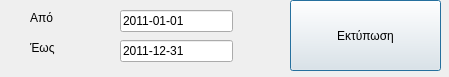
<?xml version="1.0" encoding="UTF-8"?>
<ui version="4.0">
 <class>dlgkartella</class>
 <widget class="QDialog" name="dlgkartella">
  <property name="geometry">
   <rect>
    <x>0</x>
    <y>0</y>
    <width>449</width>
    <height>77</height>
   </rect>
  </property>
  <property name="windowTitle">
   <string>Καρτέλλα λογαριασμού</string>
  </property>
  <widget class="QLineEdit" name="apo">
   <property name="geometry">
    <rect>
     <x>120</x>
     <y>10</y>
     <width>113</width>
     <height>22</height>
    </rect>
   </property>
   <property name="text">
    <string>2011-01-01</string>
   </property>
  </widget>
  <widget class="QLineEdit" name="eos">
   <property name="geometry">
    <rect>
     <x>120</x>
     <y>40</y>
     <width>113</width>
     <height>22</height>
    </rect>
   </property>
   <property name="text">
    <string>2011-12-31</string>
   </property>
  </widget>
  <widget class="QLabel" name="label">
   <property name="geometry">
    <rect>
     <x>30</x>
     <y>10</y>
     <width>53</width>
     <height>16</height>
    </rect>
   </property>
   <property name="text">
    <string>Από</string>
   </property>
  </widget>
  <widget class="QLabel" name="label_2">
   <property name="geometry">
    <rect>
     <x>30</x>
     <y>40</y>
     <width>53</width>
     <height>16</height>
    </rect>
   </property>
   <property name="text">
    <string>Έως</string>
   </property>
  </widget>
  <widget class="QPushButton" name="bprn">
   <property name="geometry">
    <rect>
     <x>290</x>
     <y>0</y>
     <width>151</width>
     <height>71</height>
    </rect>
   </property>
   <property name="text">
    <string>Εκτύπωση</string>
   </property>
   <property name="icon">
    <iconset resource="resources.qrc">
     <normaloff>:/pdf</normaloff>:/pdf</iconset>
   </property>
   <property name="iconSize">
    <size>
     <width>60</width>
     <height>60</height>
    </size>
   </property>
  </widget>
 </widget>
 <resources>
  <include location="resources.qrc"/>
 </resources>
 <connections/>
</ui>
